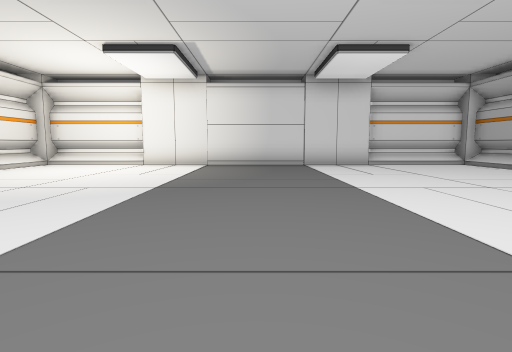
view 1 (above)

19 first-person views from a walk through a scene from a Unity 3-D project. The camera is 1.3 m above the floor, tilts 6° down and sees 80° across. The floor is counted in squares, 2 m on a side. Each view is taken from the middle of a square. On the plan, view 1 faces up. The plan holds only what a view shows up to about 10 squares ahead; the rest is blank.

view 2
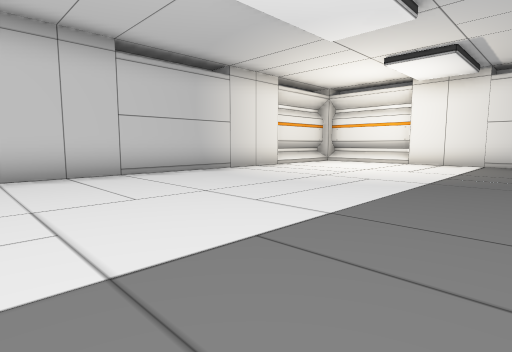

view 3
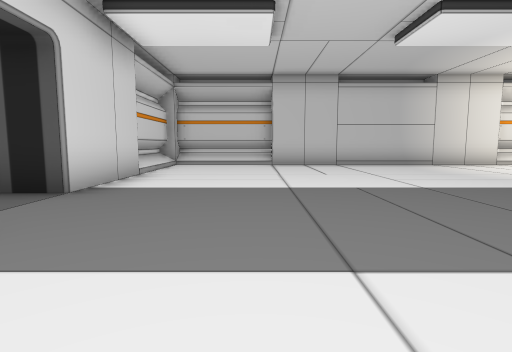

view 4
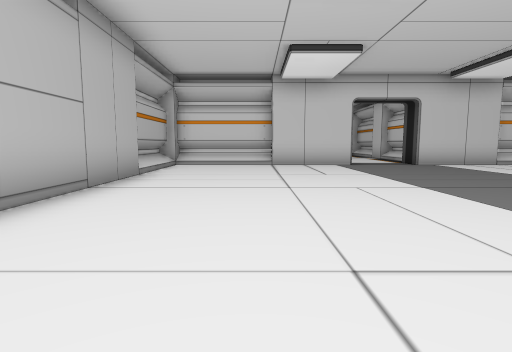

view 5
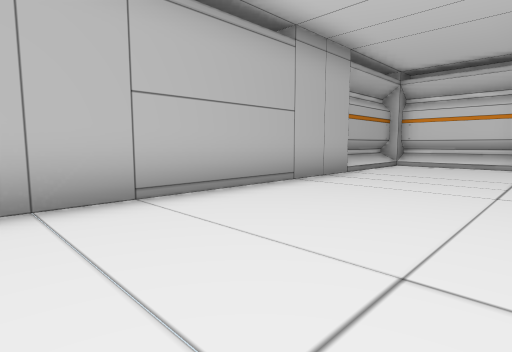

view 6
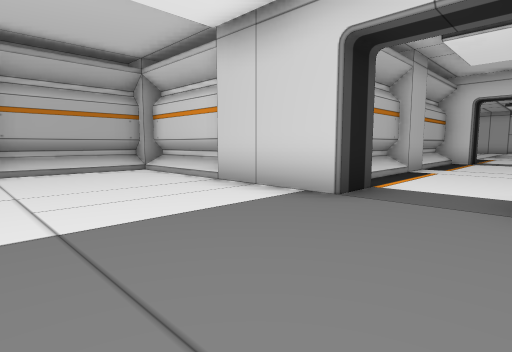

view 7
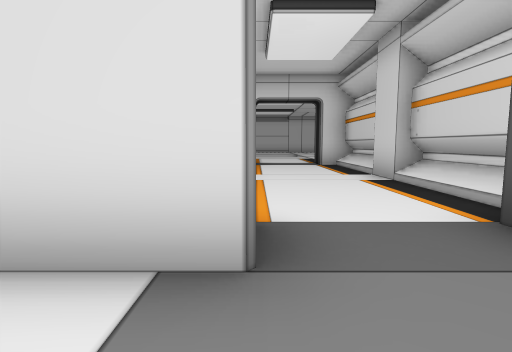

view 8
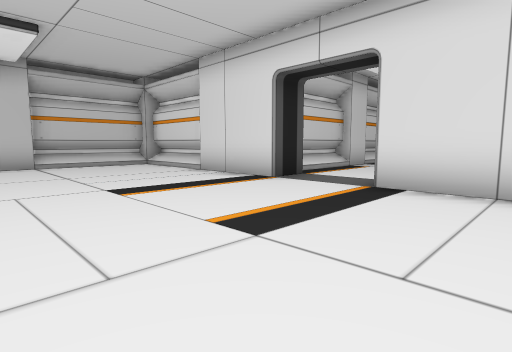

view 9
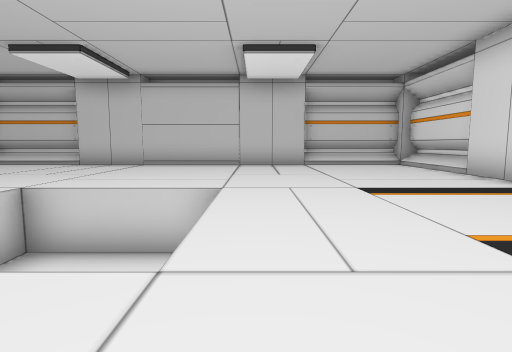

view 10
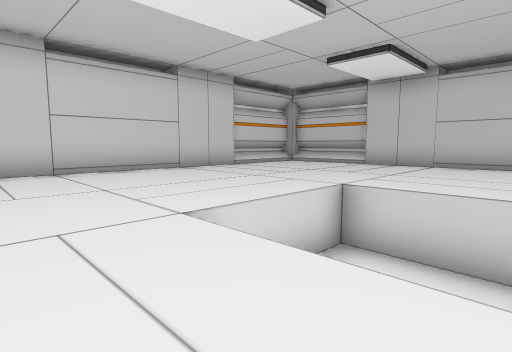

view 11
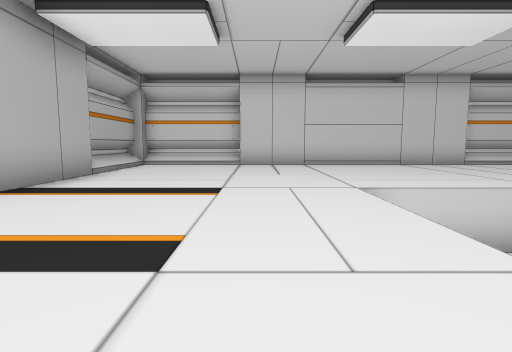

view 12
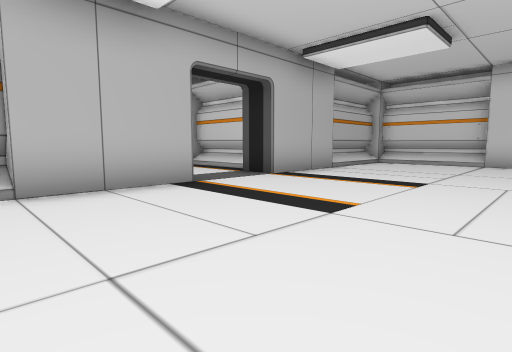

view 13
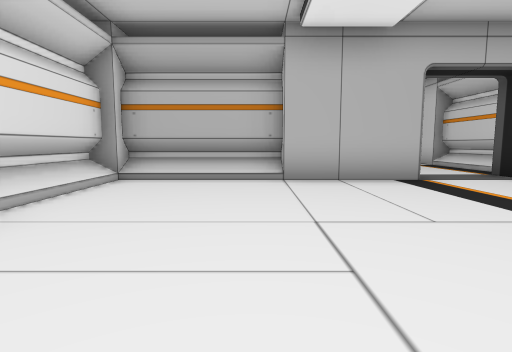

view 14
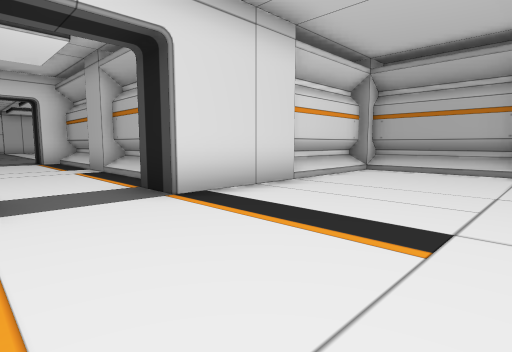

view 15
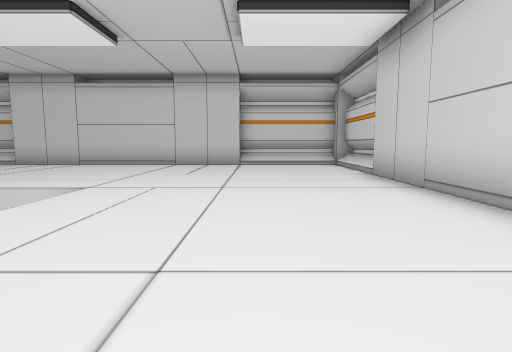

view 16
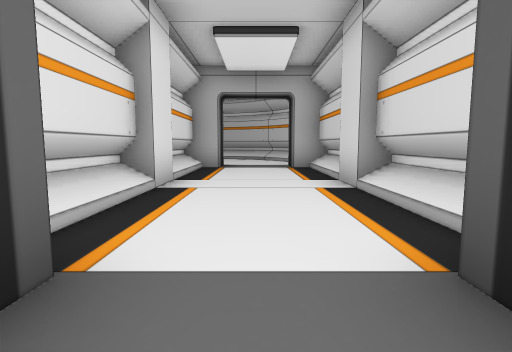

view 17
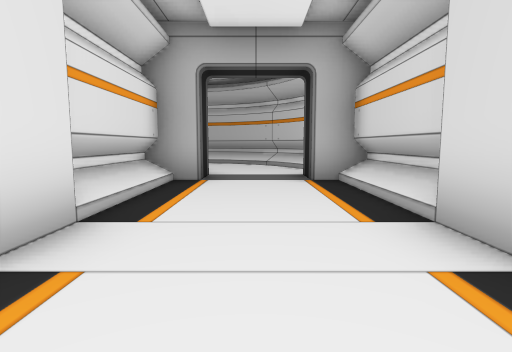

view 18
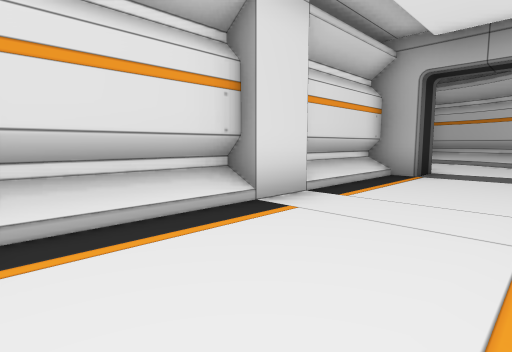

view 19
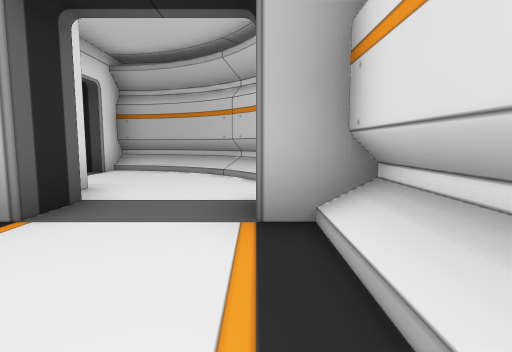

### Floor plan
Key: @ floor where view 1 was taken; # wall or solid block; . floor; v drop or lower ground; O other object.
Columns run from 8 left of view 1 to 20 right of it. Each row starts with its distance up from view 1.
 10  ####OO###OO####
  9  #.............#
  8  #.............#
  7  #.............
  6 OO.............O
  5 OO.............O
  4  #.............#
  3  #.............#
  2  #.............#
  1 OO.............O
  0 OO......@......O
 -1  #.............#
 -2  #.............#
 -3  #.............#
 -4  ####O#..##O####
 -5      O#...#O
 -6       #...#
 -7       #...#
 -8      OO...O
 -9       #...#
-10       #...#
-11       #...#
-12  ####O#...#O####
-13  #...O.........#
-14  #.............#
-15  #.............#
-16 OO.............O           .#
-17 OO.............####O####O...#
-18  #.....v  .....#............#
-19  #.....v  .................##
-20  #.....v  .............#..##
-21 OO.............####O####
-22 OO.............O   O
-23  #.............#
-24  #.............#
-25  #.............#
-26  ####OO###OO####
-27      OO   OO

Where each view was taken, in squares from view 1:
view 1: 0 up, 0 right, facing up
view 2: 1 down, 0 right, facing up-left
view 3: 1 down, 3 right, facing left
view 4: 6 up, 4 right, facing down
view 5: 6 up, 3 right, facing down-right
view 6: 0 up, 1 left, facing down-right
view 7: 2 down, 1 right, facing down
view 8: 17 down, 3 right, facing up-left
view 9: 17 down, 3 right, facing left
view 10: 18 down, 3 right, facing down-left
view 11: 16 down, 3 right, facing down
view 12: 15 down, 2 right, facing down-right
view 13: 15 down, 1 right, facing right
view 14: 16 down, 1 left, facing up-right
view 15: 16 down, 4 left, facing down
view 16: 19 down, 6 right, facing right
view 17: 19 down, 9 right, facing right
view 18: 20 down, 8 right, facing up-right
view 19: 20 down, 12 right, facing right
